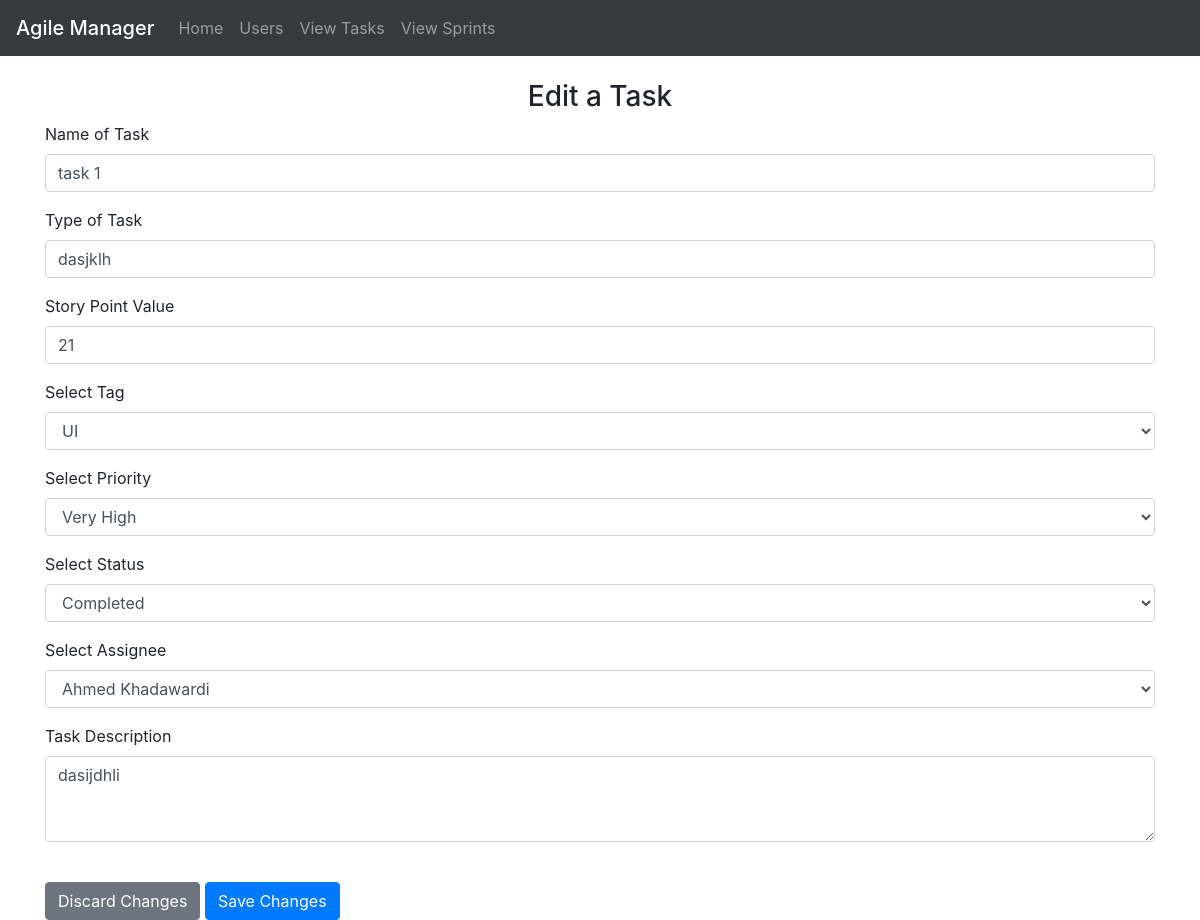
The app's page /edit_task/1 with its own data.
### website/models.py (models this page shows)
class Task(db.Model):
    id = db.Column(db.Integer, primary_key=True)
    name = db.Column(db.String(150))
    type = db.Column(db.String(150))
    storyPoint = db.Column(db.Integer)
    tag = db.Column(db.String(150))
    priority = db.Column(db.String(150))
    status = db.Column(db.String(150), default = 'Not Started')
    total_time = db.Column(db.Integer, default = 0)
    assignee = db.Column(db.Integer, db.ForeignKey('user.id'), nullable=True)
    description = db.Column(db.String(10000))
    sprint_id = db.Column(db.Integer, db.ForeignKey('sprint.id'), nullable=True)
    time_taken = db.Column(db.Float,  default = 0)
    is_added = db.Column(db.Boolean, default = False)

### website/views.py (the view, shortened to what this page needs)
@views.route('/edit_task/<task_ID>', methods = ['GET', 'POST'])
def edit_task(task_ID):
    db.create_all()
    all_users = User.query.all()
    task_to_edit = Task.query.get(task_ID)
    return render_template('edit_task.html', task = task_to_edit, users = all_users)

### website/templates/edit_task.html (shortened to what this page needs)
{% extends "base.html" %} {% block title %}Edit Task{% endblock %}
{% block content%}
<br/>
<form method="POST">
    <h3 align="center">Edit a Task</h3>
    <div class="form-group">
      <label for="name">Name of Task</label>
      <input
        type="text"
        value = "{{ task.name }}"
        class="form-control"
        id="name"
        name="name"
        placeholder="Enter name of task"
        required
      />
    </div>
    <div class="form-group">
      <label for="type">Type of Task</label>
      <input
        type="text"
        class="form-control"
        value = "{{ task.type }}"
        id="type"
        name="type"
        placeholder="Enter the type of task"
        required
      />
    </div>
    <div class="form-group">
      <label for="storyPoint">Story Point Value</label>
      <input
        type="text"
        class="form-control"
        value = "{{ task.storyPoint }}"
        id="storyPoint"
        name="storyPoint"
        placeholder="Enter story point value"
        required
      />
    </div>
    <div class="form-group">
      <label for="tag">Select Tag</label>
      <select class="form-control" name = "tag" id="tag">
        <option value = "UI" {% if 'UI' == task.tag %} selected {% endif %}>UI</option>
      </select>
    </div>
    <div class="form-group">
      <label for="priority">Select Priority</label>
      <select class="form-control" name = "priority" id="priority">
        <option value = "Very-High"{% if "Very-High" == task.priority %} selected {% endif %}>Very High</option>
      </select>
    </div>
    <div class="form-group">
      <label for="status">Select Status</label>
      <select class="form-control" name = "status" id="status">
        <option value = "Completed" {% if "Completed" == task.status %} selected {% endif %}>Completed</option>
      </select>
    </div>
    <div class="form-group">
      <label for="assignee">Select Assignee</label>
      <select class="form-control" name = assignee id="assignee">
        {% if users %}
        {% for user in users %}
        <option value = "{{ user.firstName }} {{ user.lastName }}">{{ user.firstName }} {{ user.lastName }}</option>
        {% endfor %}
        {% else %}
        <option value = "No users available">No users available</option>
        {% endif %}
      </select>
    </div>
    <div class="form-group">
      <label for="description">Task Description</label>
      <textarea class="form-control" name = "description" id="description" rows="3">{{task.description}}</textarea>
    </div>
    <br />
    <button type="button" class="btn btn-secondary" onclick="history.back()">Discard Changes</button>
    <button type="submit" class="btn btn-primary">Save Changes</button>
  </form>
{% endblock %}

### records on screen
Task: name "task 1", type "dasjklh", storyPoint "21", tag "UI", priority "Very High", status "Completed", description "dasijdhli"

### other values on screen
form field assignee "Ahmed Khadawardi"
